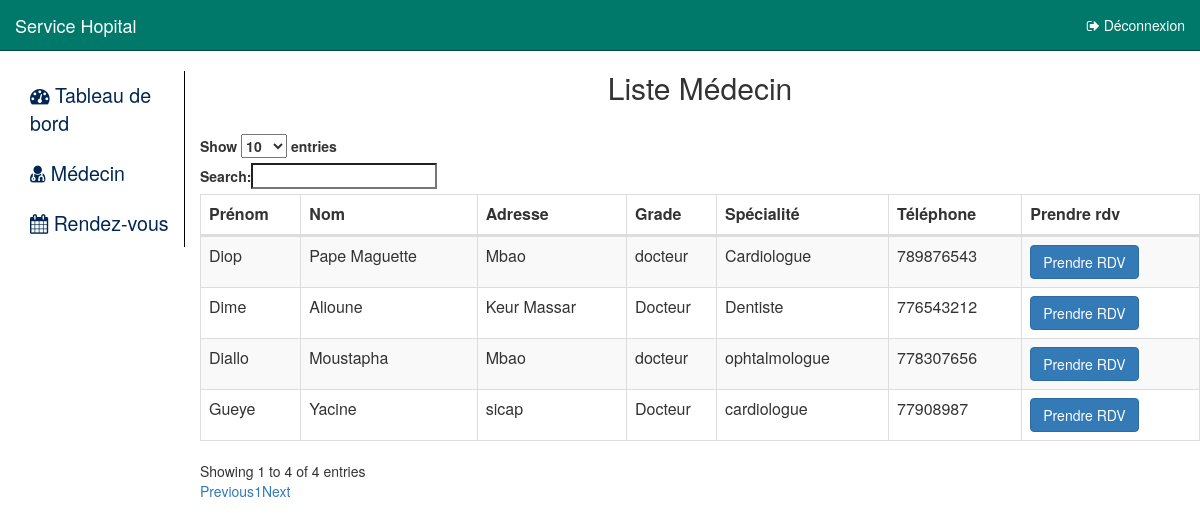
Page /patient/listeMedecin.php on the committed database.
### tables this page shows
CREATE TABLE `medecin` (
  `idMedecin` int(11) NOT NULL,
  `nom_m` varchar(50) NOT NULL,
  `prenom_m` varchar(50) NOT NULL,
  `adresse_m` varchar(255) DEFAULT NULL,
  `grade_m` varchar(50) DEFAULT NULL,
  `specialite_m` varchar(100) DEFAULT NULL,
  `numTel_m` varchar(15) DEFAULT NULL,
  `idUser` int(11) NOT NULL
);

### patient/listeMedecin.php (the view, shortened to what this page needs)
<div>
    <link href="../css/bootstrap.min.css" rel="stylesheet" id="bootstrap-css">
    <link rel="stylesheet" href="../home.css"/>
    <link rel='stylesheet prefetch' href='http://cdn.datatables.net/1.10.10/css/dataTables.bootstrap.min.css'>
    <?php
    include 'home1.php';
    $email = $_GET['email'];
    ?>
<div align="center">
    <h2>Liste Médecin</h2>
</div>
<br/>
<div class="table-responsive" id="table_medecin">
    <table id="autoGeneratedID" role="grid" class="table table-striped table-bordered">
        <caption class="sr-only">Liste des médecins.</caption>
        <thead>
        <tr>
            <th id="prenom_m" role="gridcell">Prénom</th>
            <th id="nom_m" role="gridcell">Nom</th>
            <th id="adresse_m" role="gridcell">Adresse</th>
            <th id="grade_m" role="gridcell">Grade</th>
            <th id="specialite_m" role="gridcell">Spécialité</th>
            <th id="numTel_m" role="gridcell">Téléphone</th>
            <th id="action" role="gridcell">Prendre rdv</th>
        </tr>
        </thead>
        <tbody>
        <?php
        try{
            $bdd = new PDO('mysql:host=localhost;dbname=service;charset=utf8','tapha','polipoli') ;
        }catch(Exception $e){
            echo "errreur" ;
        }
        $r = $bdd->query('SELECT * FROM medecin');
        while($donne=$r->fetch()){
            ?>
            <tr>
                <td id="nom_m" role="gridcell"><?php echo $donne['nom_m'];?></td>
                <td id="prenom_m" role="gridcell"><?php echo $donne['prenom_m'];?></td>
                <td id="adresse_m" role="gridcell"><?php echo $donne['adresse_m'];?></td>
                <td id="grade_m" role="gridcell"><?php echo $donne['grade_m'];?></td>
                <td id="specialite_m" role="gridcell"><?php echo $donne['specialite_m'];?></td>
                <td id="numTel_m" role="gridcell"><?php echo $donne['numTel_m'];?></td>
                <td>
                    <div><a href="rdv1.php?medecin_id=<?php echo $donne['idMedecin']; ?>&email=<?php echo $email; ?>"><button class="btn btn-primary">Prendre RDV</button></a></div>
                </td>
            </tr>
            <?php
        }
        ?>
    </table>
</div>

### rows in the picture
medecin: nom_m "Diop", prenom_m "Pape Maguette", adresse_m "Mbao", grade_m "docteur", specialite_m "Cardiologue", numTel_m "789876543"
medecin: nom_m "Dime", prenom_m "Alioune", adresse_m "Keur Massar", grade_m "Docteur", specialite_m "Dentiste", numTel_m "776543212"
medecin: nom_m "Diallo", prenom_m "Moustapha", adresse_m "Mbao", grade_m "docteur", specialite_m "ophtalmologue", numTel_m "778307656"
medecin: nom_m "Gueye", prenom_m "Yacine", adresse_m "sicap", grade_m "Docteur", specialite_m "cardiologue", numTel_m "77908987"
